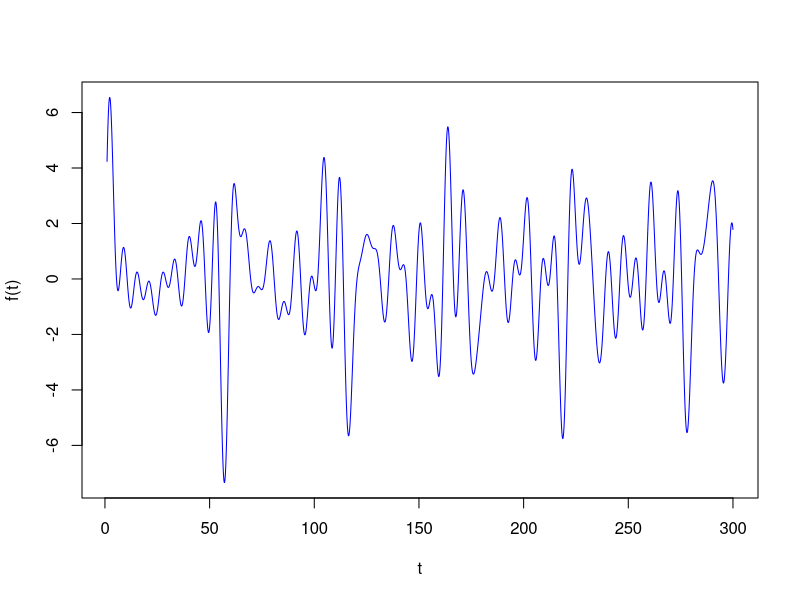

Generate this figure with R:
# mso graph
t <- seq(1,300,0.1)
alpha <- c(0.2,0.311,0.42,0.51,0.63,0.74,0.85,0.97)

mysin <- function(x,a) {
  sum(sin(a*x))
}

s <- lapply(t, mysin, a = alpha)

plot(t, s, type='l', col='blue', ylab='f(t)')